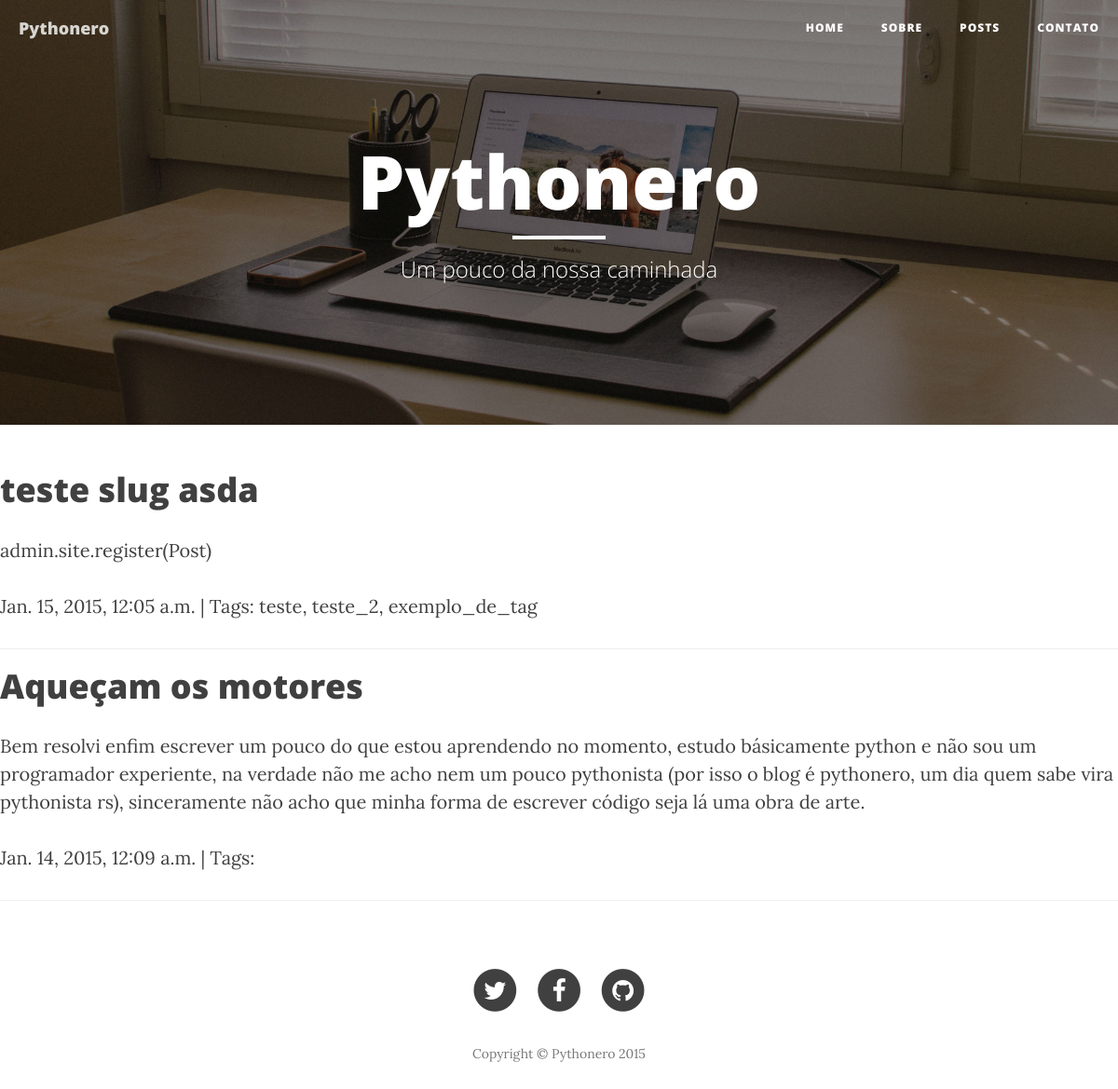
The page / on the database its author committed.
### blog/models.py (models this page shows, shortened)
class Post(models.Model):
	author = models.ForeignKey('auth.User')
	title = models.CharField(max_length=100)
	slug = models.SlugField(max_length=200, unique=True)
	description = models.TextField('Descrição Simples', blank=True)
	text  = MarkdownField()
	create_date = models.DateTimeField(default=timezone.now)
	published_date = models.DateTimeField(
		blank=True, null=True)
	tags = models.ManyToManyField(Tag)
	class Meta:
		verbose_name = "Post"
		verbose_name_plural = "Posts"
		ordering = ['-create_date']

class Tag(models.Model):
	slug = models.SlugField(max_length=200, unique=True)
	def __str__(self):
		return self.slug

### blog/views.py (the view)
# urls.py: url(r'^$', views.post_list, name="post_list"),
def post_list(request):
	posts = Post.objects.filter(published_date__isnull=False).order_by('-published_date')
	return render(request, 'blog/post_list.html', {'posts':posts})

### blog/templates/blog/post_list.html (shortened to what this page needs)
{% extends 'blog/base.html' %}
                {% block content %}
                    {% for post in posts %}
                        <h2 class="post-title">
                               <h1><a href="{% url 'blog.views.post_detail' pk=post.pk %}">{{ post.title }}</a></h1>
                        </h2>
                        <p>{{ post.description|linebreaks}}</p>
                        <p class="post-meta">  {{ post.published_date }} | Tags: {{ post.tags.all|join:',  ' }}</p>
                <hr>
                    {% endfor %}
                {% endblock content%}

### rows shown on the page
Post: title "teste slug asda", description "admin.site.register(Post)", published_date "Jan. 15, 2015, 12:05 a.m.", tags.all "teste, teste_2, exemplo_de_tag"
Post: title "Aqueçam os motores", description "Bem resolvi enfim escrever um pouco do que estou aprendendo no momento, estudo básicamente python e não sou um programador experiente, na verdade não me acho nem um pouco pythonista (por isso o blog é pythonero, um dia quem sabe vira pythonista rs), sinceramente não acho que minha forma de escrever código seja lá uma obra de arte.", published_date "Jan. 14, 2015, 12:09 a.m."
